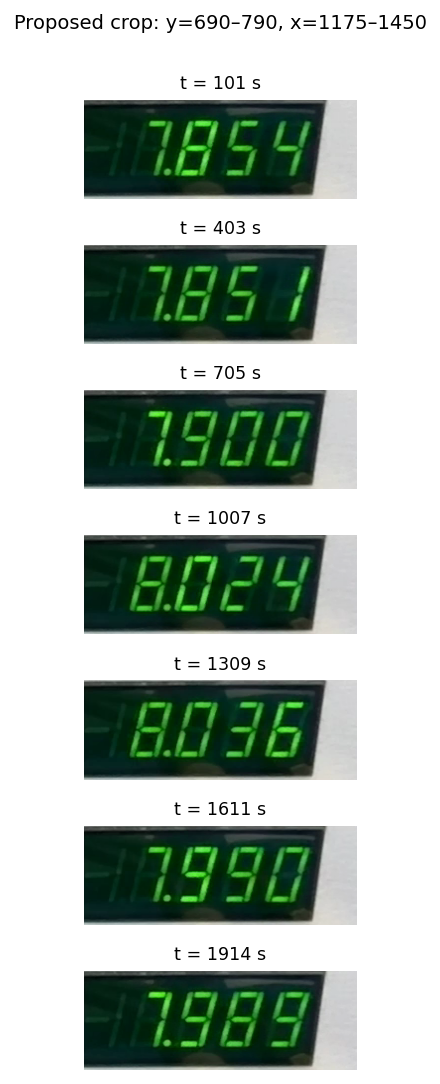

Write Python code to recreate this figure.
"""Verify proposed crop across multiple timestamps."""
from pathlib import Path
import cv2
import matplotlib.pyplot as plt

HERE = Path(__file__).parent
VIDEO = HERE / "actuation_currents_data" / "2026.4.16-decel-2soakANDelectropolymeization.mov"
OUT = HERE / "find_crop_2soak.png"

CROP = dict(y0=690, y1=790, x0=1175, x1=1450)

cap = cv2.VideoCapture(str(VIDEO))
dur = cap.get(cv2.CAP_PROP_FRAME_COUNT) / cap.get(cv2.CAP_PROP_FPS)
fracs = [0.05, 0.2, 0.35, 0.5, 0.65, 0.8, 0.95]

fig, axes = plt.subplots(len(fracs), 1, figsize=(8, 1.1*len(fracs)))
for ax, frac in zip(axes, fracs):
    cap.set(cv2.CAP_PROP_POS_MSEC, dur*frac*1000)
    ret, frame = cap.read()
    rgb = cv2.cvtColor(frame, cv2.COLOR_BGR2RGB)
    c = CROP
    ax.imshow(rgb[c['y0']:c['y1'], c['x0']:c['x1']])
    ax.set_title(f"t = {dur*frac:.0f} s", fontsize=9)
    ax.axis('off')
plt.suptitle(f"Proposed crop: y={CROP['y0']}–{CROP['y1']}, x={CROP['x0']}–{CROP['x1']}",
             fontsize=10, y=1.0)
plt.tight_layout()
plt.savefig(OUT, dpi=140, bbox_inches="tight")
cap.release()
print(f"Saved → {OUT}")
